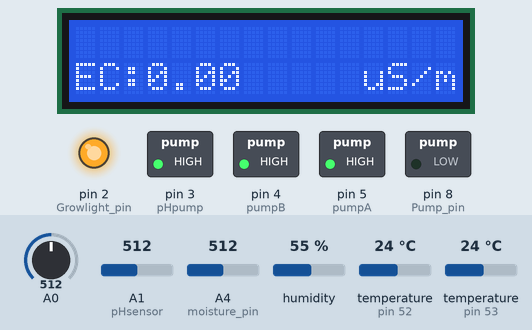
Bench run of a sketch on a simulated Arduino Mega 2560, built with avr-gcc and run on an emulated ATmega2560. Parts: 16×2 character LCD, switched loads named in the sketch (green lamp = pin HIGH), output pins drawn as LEDs (lit = HIGH). The inputs (shaded band) are chosen by the test bench; at power-on: temperature (sensors on pin 53, pin 52) 24 °C, A0 = 512, A1 (pHsensor) = 512, A4 (moisture_pin) = 512, humidity 55 %. What the sketch prints to the serial monitor is not drawn.

Above: at 1.3 s.
1.4 s: temperature (sensor on pin 53) set to 12 °C
At 9.0 s:
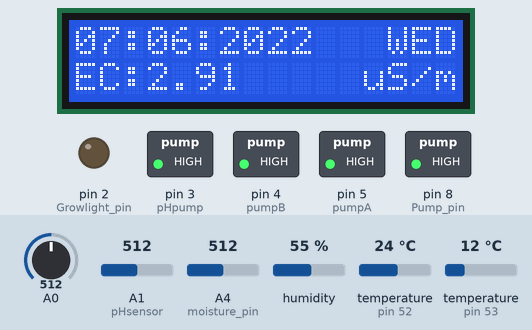
9.3 s: A0 set to 390
At 11.1 s:
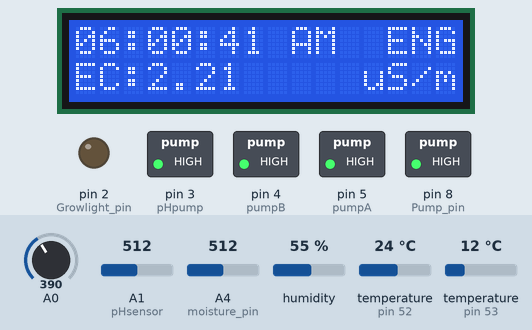
17.2 s: temperature (sensor on pin 53) set to 19 °C
At 24.9 s:
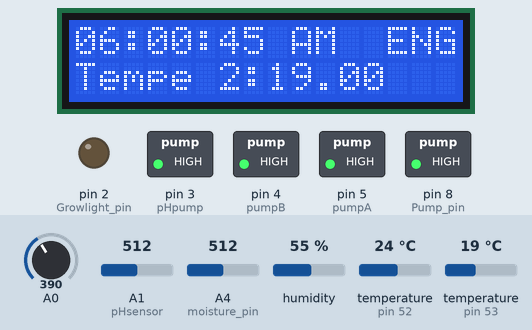
25.1 s: temperature (sensor on pin 53) set to 28 °C
At 28.8 s:
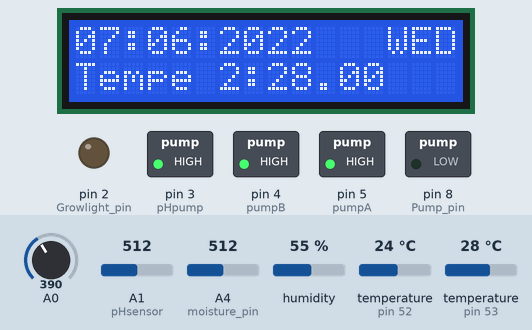
Timing chart, 0 to 45.5 s (numbered marks = the images above; inputs shaded):
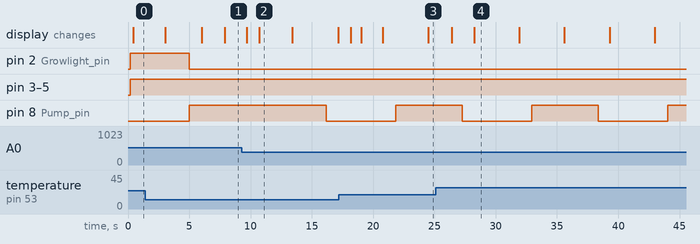

The sketch:

test.ino
```cpp
// New code
#include <OneWire.h>
#include <DallasTemperature.h>
#include <DHT.h>
#include <EEPROM.h>
#include <GravityTDS.h>
#include <LiquidCrystal_I2C.h>
LiquidCrystal_I2C lcd(0x27, 16, 2);
#define DHTPIN 52
#define DHTTYPE DHT11
float h , t , f;
DHT dht(DHTPIN, DHTTYPE);
// TDS AND TEMPRETURE SENSOR
namespace pin {const byte tds_sensor = A0; const byte one_wire_bus = 53;}
 // Dallas Temperature Sensor
namespace device {float aref = 4.3;}
namespace sensor {float ec = 0; unsigned int tds = 0; float waterTemp = 0; float ecCalibration = 1; }
OneWire oneWire(pin::one_wire_bus);
DallasTemperature dallasTemperature(&oneWire);

int Level_sensor_pin = 13;
int Pump_pin = 8;
int moisture_pin = A4;

#define pHsensor A1           //pH meter Analog output to Arduino Analog Input 0
#define Offset -0.89         //deviation compensate // check ASAP
#define ArrayLenth  40        //times of collection
int pHArray[ArrayLenth];      //Store the average value of the sensor feedback
int pHArrayIndex = 0;

//some variables for the timing
bool eng = false;
bool dateENG = false;

String s;
int day_n=0;
int days = 0;
int day = 7;
int month = 6;
int year = 2022;
int hour =6;
int min = 0;
int sec = 39;

int pumpA=5;
int pumpB=4;
int pHpump=3;

int Growlight_pin= 2;

int pumpState = HIGH;  //relays are active low
int GrowlightState=HIGH;             // GrowlightStateused to set the LED
int pH_state=HIGH;
int TDS_state=HIGH;//for both pumps


static float pHValue, voltage;
int Water_level=1;
int moisture=0;
String values;

//all millies definition
unsigned long previousMillis_pH=0;
unsigned long previousMillis_tds=0;
unsigned long previousMillis_pump=0;
unsigned long previousMillis_Monitering=0;
unsigned long previousMillis_time=0;
unsigned long previousMil=0;
unsigned long previousMil_1=0;
unsigned long prevMillis_2=0;
unsigned long previousMillis_3=0;
const long period = 3000;
const long period_1=4000;


float pH_min=5.5;
float pH_max=6.5;

int TDS_min=512;
int TDS_max=840;

int time_to_start_Grow_lights=20;
int time_to_turn_off_Grow_lights=1;

const long Interval=5UL*1000UL;
const long Interval_pH=5UL*1000UL;
const long Interval_tds=5UL*1000UL;
unsigned long previousMillis_Growlights = 0;        // will store last time LED was updated


void setup()
{
  lcd.begin(16, 2);
  lcd.backlight();
  lcd.init();
  pinMode(Level_sensor_pin, INPUT);
  pinMode(Pump_pin, OUTPUT);
   pinMode(Growlight_pin, OUTPUT);
  pinMode(pHpump, OUTPUT);
  pinMode(pumpA, OUTPUT);
  pinMode(pumpB, OUTPUT);
  //pinMode(Buzzer_pin,OUTPUT);
  dallasTemperature.begin();
  dht.begin();
  Serial.begin(9600);
  Serial1.begin(9600);
}

void loop(){
  moisture = analogRead(moisture_pin);
 // Water_level = digitalRead(Level_sensor_pin);
  h = dht.readHumidity();
  t = dht.readTemperature();
  f = dht.readTemperature(true);
  //pump repeatance code
  unsigned long currentMillis_pump = millis();
  if (currentMillis_pump - previousMillis_pump >= 5000) // to repeat every hour for the interval of 1 minitue
  {
    previousMillis_pump = currentMillis_pump; // save the last time the pump worked
    if (pumpState == HIGH && (sec==43||sec==44||sec==45||sec==46||sec==47||sec==48||sec==49 ||sec== 50) && Water_level == 1 )
    { pumpState = LOW; digitalWrite(Pump_pin, pumpState); Serial.println(" time to pump water for 1 minitue");}
    else if (sec!=50 ||sec!=43 || Water_level == 0)
    { pumpState = HIGH; digitalWrite(Pump_pin, pumpState); Serial.println(" time to stop pumping");}
  }

  unsigned long currentMillis_growlights = millis();
//  Serial.println(Interval);
  boolean running_time_of_grow_light=false;
  if(sec<=time_to_turn_off_Grow_lights|| sec>=time_to_start_Grow_lights)
   {  //Serial.println("we are first here");
   running_time_of_grow_light=true;}
   else
   {
     running_time_of_grow_light=false;
   }
  // Serial.println(running_time_of_grow_light);
   if(running_time_of_grow_light==true){
   if (currentMillis_growlights - previousMillis_Growlights >= Interval) {
    // save the time you should have toggled the LED
   previousMillis_Growlights += Interval;
   if (GrowlightState==HIGH)
    // if the LED is off turn it on and vice-versa:
      GrowlightState=LOW;
     Serial.println("we are here");
    }
    }
   else
    {
    GrowlightState=HIGH ;
    }
   digitalWrite(Growlight_pin, GrowlightState);

   boolean pH_starting=false;
   if(pHValue >=pH_max)
   {
   pH_starting=true;
   }
   else if(pHValue <=pH_min)
   {
   pH_starting=false;
   }
   else
   {
   pH_starting=false;
   }

  unsigned long currentMillis_pH=millis();
  if ( (pH_starting==true&& ((sec==41||sec==42|| sec==43|| sec==44||sec==45 ||sec==46))))
  {
  if (currentMillis_pH - previousMillis_pH >= Interval_pH) {
    // save the time you should have toggled the LED
  previousMillis_pH += Interval_pH;
  if (pH_state ==HIGH){
    // if the LED is off turn it on and vice-versa:
    pH_state=LOW;
     // Serial.println("we are here");
  }
  else
  {
  pH_state=HIGH;
  }
  }
  }
else if ((sec!=41||sec!=46))
{
   pH_state=HIGH;
  }


    digitalWrite(pHpump,pH_state);

  boolean tds_starting_time=false;
  if ((sensor::tds)<TDS_min)
  {
  tds_starting_time=true;
  }
  else
  {
  tds_starting_time=false;
  }
  unsigned long currentMillis_tds=millis();
  if(tds_starting_time==true && day_n%7==0 &&(sec==18||sec==19|| sec==20))
  {
  if (currentMillis_tds - previousMillis_tds >= Interval_tds) {
    // save the time you should have toggled the LED
  previousMillis_tds += Interval_tds;
  if (TDS_state ==HIGH){
    // if the LED is off turn it on and vice-versa:
  TDS_state=LOW;
     // Serial.println("we are here");
  }
  else
  {
  TDS_state=HIGH;
  }
  }
  }
  else if ((sec!=19|| sec!=20))
  {
    TDS_state=HIGH;
    }
  digitalWrite(pumpA,TDS_state);
  digitalWrite(pumpB,TDS_state);

  unsigned long currentMillis_Monitering=millis();
  if (currentMillis_Monitering - previousMillis_Monitering >= 7000 )
  {
    pH_fun();
   Serial.print("Voltage:");
   Serial.print(voltage,2);
   Serial.print("    pH value: ");
   Serial.println(pHValue,2);
   Serial.print(" time to start monitering");
   readTdsQuick(); // tempreture and TDS and then pH sensor readings.
   surr_temp();
  }
  if (sec == 60) {
    min += 1;
    day_n+=1;
    sec = 0;
    if (min == 60) {
      hour += 1;
      min = 0;
      if (hour == 24) {
        day += 1;
        days += 1;
        if(day_n==7)
        {
          day_n=0;
          }
        hour = 0;
        if (day == 31) {
          month += 1;
          day = 1;
          if (month == 13) {
            year += 1;
            month = 1;
          }
        }
      }
    }
  }
  unsigned long currentMillis_time=millis();
  if (currentMillis_time - previousMillis_time >= 4938.5 )
  {
  previousMillis_time=  currentMillis_time;
    Serial.print(hour);
    Serial.print(":");
    Serial.print(min);
    Serial.print(":");
    Serial.print(sec);
    Serial.print("________");
    Serial.println("\n");
    Serial.print(day);
    Serial.print(":");
    Serial.print(month);
    Serial.print(":");
    Serial.print(year);
    Serial.println("\n");
  }
  if (eng == false) { eng = true; }
unsigned long  currentMil = millis();
  //3 sn lik period gerçekleşti mi kontrolü
  if (currentMil - previousMil >= period) {
    previousMil = currentMil;
    if (eng == true) {
      s = DOW("ENG", days);
      showDefaultENG(s);
    }
    delay(1000);
    sec += 1;
  }
unsigned long   curMillis_2 = millis();
  if ((curMillis_2 - prevMillis_2) >=400 &&(sec==0|| sec==1 ||sec==3 ||sec==4||sec==5||sec==6||sec==7) )
  {
    prevMillis_2 = curMillis_2;
    lcd.setCursor(0, 1);
    lcd.print("Water level=");
    if (Water_level == 1)
    {
      lcd.setCursor(12, 1);
      lcd.print("HI");
      lcd.setCursor(14, 1); lcd.print("       ");
    }
    else if (Water_level == 0)
    {
      lcd.setCursor(12, 1);
      lcd.print("LOW");
      lcd.setCursor(15, 1); lcd.print("    ");
    }
  }
  if (( curMillis_2- prevMillis_2) >= 400 && (sec==8||sec==9||sec==10||sec==11||sec==12)  )
  {
    //issues fixed
    prevMillis_2 = curMillis_2;
    lcd.setCursor(0, 1);
    lcd.print(F("Humidity:"));
    lcd.setCursor(9, 1);
    lcd.print(h);
    lcd.setCursor(11, 1);
    lcd.print("%");
    lcd.setCursor(12, 1);
    lcd.print("    ");
  }
  if (( curMillis_2- prevMillis_2) >= 400 && ( sec==13 ||sec==14||sec==15 ||sec==16||sec==17||sec==18 ||sec==19||sec==20))
  {
    prevMillis_2 = curMillis_2;
   lcd.setCursor(0, 1);
    lcd.print(F("Temp:"));
   lcd.setCursor(5, 1);
    lcd.print(t);
    lcd.setCursor(10, 1);
    lcd.print((char)223);
    lcd.print("C");
  }
  if (( curMillis_2- prevMillis_2) >= 400 &&( sec==21|| sec==22 ||sec==23 ||sec==24||sec==25||sec==26||sec==27))
  {
   //issues fixed but the lcd does not print the pH on virtual lvd
    prevMillis_2 = curMillis_2;
    lcd.setCursor(0, 1);
    lcd.print("pH value:");
    lcd.setCursor(9,1);
    lcd.print(pHValue,2);
    lcd.setCursor(13, 1);
    lcd.print("    ");

  }
  if ((curMillis_2 - prevMillis_2) >= 400 && (sec==28||sec==29||sec==30||sec==31||sec==32||sec==33||sec==34 ))
  {
  //issues fixed
   prevMillis_2 = curMillis_2;
    lcd.setCursor(0, 1);
    lcd.print(F("TDS:"));
    lcd.setCursor(4, 1);
    lcd.print(sensor::tds);
    lcd.setCursor(7, 1);
    lcd.print("     ");
    lcd.setCursor(12, 1);
    lcd.print(" ");
    lcd.setCursor(13, 1);
    lcd.print("ppm");
  }
  if (( curMillis_2- prevMillis_2) >= 400 && (sec==35||sec==36||sec==37||sec==38||sec==39||sec==40||sec==41||sec==42||sec==43))
  {
    prevMillis_2 = curMillis_2;
    lcd.setCursor(0, 1);
    lcd.print(F("EC:"));
    lcd.setCursor(3, 1);
    lcd.print(sensor::ec,2);
    lcd.setCursor(7, 1);
    lcd.print("     ");
    lcd.setCursor(12, 1);
    lcd.print("uS/m");

  }
  if (( curMillis_2 - prevMillis_2) >= 400  && (sec==44||sec==45||sec==46||sec==47||sec==48||sec==49||sec==50||sec==51))
  {
    prevMillis_2 = curMillis_2;
    lcd.setCursor(0, 1);
    lcd.print(F("Tempe 2:"));
    lcd.setCursor(8, 1);
    lcd.print(sensor::waterTemp, 2);
    lcd.setCursor(13, 1);
    lcd.print("    ");
    //lcd.setCursor(15, 1);
    //lcd.print("   ");
  }
  unsigned long currentMillis_3=millis();

/*if (currentMillis_3 - previousMillis_3 >= 8000)
  {
   Serial1.flush();
  }*/
  if(currentMillis_3 - previousMillis_3 >= 2500)
  {
  previousMillis_3=currentMillis_3;
  String NEW_TDS=String(sensor::tds);
  String NEW_Water_temp=String(sensor::waterTemp);
  String New_pH_Value=String(pHValue);
  String New_Temp=String(t);
  String New_HUMID_Value=String(h);
  String NEW_moisture=String(moisture);
  String New_water_level=String(Water_level);
  values= (NEW_TDS+','+ NEW_Water_temp +','+ New_pH_Value +','+New_Temp+','+New_HUMID_Value+','+NEW_moisture+','+New_water_level+',');
  Serial1.print(values);
  Serial.print("i'm here");
  }
}

void showDefaultENG(String dow)
{
  int hourtemp = 0;
unsigned long  currentMil_1 = millis();
  //3 sn lik period gerçekleşti mi kontrolü
  if (currentMil_1 - previousMil_1 >= period_1) {
    previousMil_1 = currentMil_1;
    lcd.setCursor(0, 0); lcd.print(0);
    if (day < 10) {
      lcd.setCursor(10, 0); lcd.print(" ");
      lcd.setCursor(0, 0); lcd.print(0);
      lcd.setCursor(1, 0); lcd.print(day);
    }
    else {
      lcd.setCursor(10, 0); lcd.print(" ");
      lcd.setCursor(0, 0); lcd.print(day);
    }
    lcd.setCursor(2, 0); lcd.print(":");

    if (month < 10) {
      lcd.setCursor(10, 0); lcd.print(" ");
      lcd.setCursor(3, 0); lcd.print(0);
      lcd.setCursor(4, 0); lcd.print(month);
    }
    else {
      lcd.setCursor(10, 0); lcd.print(" ");
      lcd.setCursor(3, 0); lcd.print(month);
    }
    lcd.setCursor(5, 0); lcd.print(":");
    lcd.setCursor(6, 0); lcd.print(year);
    lcd.setCursor(13, 0); lcd.print(dow);
  }
  else {
    if (hour > 12) {
      hourtemp = (hour - 12);
    }
    else if (hour == 0) {
      hourtemp = 12; //12.00 AM
    }
    if (hourtemp < 10) {
      lcd.setCursor(0, 0); lcd.print(0);
      lcd.setCursor(1, 0); lcd.print(hour);
    }
    else {
      lcd.setCursor(0, 0); lcd.print(hour);
    }
    lcd.setCursor(2, 0); lcd.print(":");

    if (min < 10) {
      lcd.setCursor(3, 0); lcd.print(0);
      lcd.setCursor(4, 0); lcd.print(min);
    }
    else {
      lcd.setCursor(3, 0); lcd.print(min);
    }
    lcd.setCursor(5, 0); lcd.print(":");

    if (sec < 10) {
      lcd.setCursor(6, 0); lcd.print(0);
      lcd.setCursor(7, 0); lcd.print(sec);
    }
    else {
      lcd.setCursor(6, 0); lcd.print(sec);
    }
    if (hour < 12) {
      lcd.setCursor(8, 0); lcd.print(" ");
      lcd.setCursor(9, 0); lcd.print("AM");

    }
    else {
      lcd.setCursor(8, 0); lcd.print(" ");
      lcd.setCursor(9, 0); lcd.print("PM");
    }

    lcd.setCursor(11, 0); lcd.print(" ");
    lcd.setCursor(13, 0); lcd.print("ENG");
  }
}

String DOW(String lng, int days) {
  String thisDay;
  if (lng == "ENG") {
    if (days % 7 == 0) {
      thisDay = "WED";
    }
    else if (days % 7 == 1) {
      thisDay = "THU";
    }
    else if (days % 7 == 2) {
      thisDay = "FRI";
    }
    else if (days % 7 == 3) {
      thisDay = "SAT";
    }
    else if (days % 7 == 4) {
      thisDay = "SUN";
    }
    else if (days % 7 == 5) {
      thisDay = "MON";
    }
    else if (days % 7 == 6) {
      thisDay = "TUE";
    }
  }
  return thisDay;
}
 void surr_temp()
{
  // Compute heat index in Fahrenheit (the default)
  //surrounding sensors
  float hif = dht.computeHeatIndex(f, h);
  // Compute heat index in Celsius (isFahreheit = false)
  float hic = dht.computeHeatIndex(t, h, false);
  Serial.print(F("Humidity: "));
  Serial.print(h);
  Serial.print(F("%  Temperature: "));
  Serial.print(t);
  Serial.print(F("°C "));
  Serial.print(f);
  Serial.print(F("°F  Heat index: "));
  Serial.print(hic);
  Serial.print(F("°C "));
  Serial.print(hif);
  Serial.println(F("°F"));
}
double avergearray(int* arr, int number) //pH function
{
  int i;
  int max, min;
  double avg;
  long amount = 0;
  if (number <= 0) {
    Serial.println("Error number for the array to avraging!/n");
    return 0;
  }
  if (number < 5) { //less than 5, calculated directly statistics
    for (i = 0; i < number; i++) {
      amount += arr[i];
    }
    avg = amount / number;
    return avg;
  } else {
    if (arr[0] < arr[1]) {
      min = arr[0]; max = arr[1];
    }
    else {
      min = arr[1]; max = arr[0];
    }
    for (i = 2; i < number; i++) {
      if (arr[i] < min) {
        amount += min;      //arr<min
        min = arr[i];
      } else {
        if (arr[i] > max) {
          amount += max;  //arr>max
          max = arr[i];
        } else {
          amount += arr[i]; //min<=arr<=max
        }
      }//if
    }//for
    avg = (double)amount / (number - 2);
  }//if
  return avg;
}
void pH_fun()
{
   pHArray[pHArrayIndex++]=analogRead(pHsensor);
   if(pHArrayIndex==ArrayLenth)pHArrayIndex=0;
   voltage = avergearray(pHArray, ArrayLenth)*5.0/1024;
   pHValue = 3.5*voltage+Offset;
}
void readTdsQuick()
 {
  dallasTemperature.requestTemperatures();
  sensor::waterTemp = dallasTemperature.getTempCByIndex(0);
  float rawEc = analogRead(pin::tds_sensor) * device::aref / 1024.0; // read the analog value more stable by the median filtering algorithm, and convert to voltage value
  float temperatureCoefficient = 1.0 + 0.02 * (sensor::waterTemp - 25.0); // temperature compensation formula: fFinalResult(25^C) = fFinalResult(current)/(1.0+0.02*(fTP-25.0));
  sensor::ec = (rawEc / temperatureCoefficient) * sensor::ecCalibration; // temperature and calibration compensation
  sensor::tds = (133.42 * pow(sensor::ec, 3) - 255.86 * sensor::ec * sensor::ec + 857.39 * sensor::ec) * 0.5; //convert voltage value to tds value
  Serial.println(F("TDS:")); Serial.println(sensor::tds);
  Serial.print(F("EC:")); Serial.println(sensor::ec, 2);
  Serial.print(F("Temperature:")); Serial.println(sensor::waterTemp, 2);
}
```

Measured:
- by itself, pin 8 (Pump_pin): alternates HIGH for 5.4 s and LOW for 5.7 s, 4 changes in all, then stays HIGH
- what the display in image 2 shows lasts 2.7 s, from 10.7 s to 13.4 s
